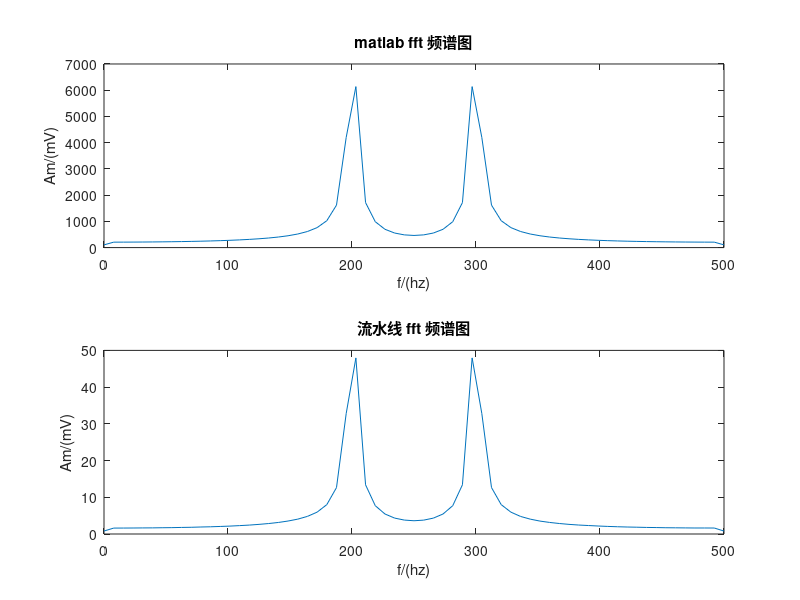

Reproduce this figure in MATLAB.

%% 采样参数
Fs=1e3;
T=1/Fs;        
length = 128;
t=(0:length-1)*T;
%% 生成测试信号
f1 = 200;
f2 = 300;
s1 = cos(2*pi*f1*t);    
s2 = cos(2*pi*f2*t);
signalN = s1 + s2 ;
data_before_fft = fix(8*1024*signalN);  %系数放大2^13倍
%data_before_fft = signalN;
%% 生成输入数据txt，让fpga调用
%fp = fopen('C:\FFT\Common_IPs\FFT_NEW\testbench\matlab\data_before_fft.txt','w');
fp = fopen('data_before_fft_213.txt','w');

for i = 1:length
   if(data_before_fft(i)>=0)
       temp= dec2bin(data_before_fft(i),16);
   else
       temp= dec2bin(data_before_fft(i)+2^16,16);
   end
    for j=1:16
        fprintf(fp,'%s',temp(j));
    end
    fprintf(fp,'0000000000000000'); %虚部补0
    fprintf(fp,'\r\n');
end
fclose(fp);
%% 把测试信号fft
%data_after_fft1 = DIF_FFT_2(data_before_fft, 128);
data_after_fft1 = fft(data_before_fft,128);
data_after_fft = data_after_fft1.';
data_real = fix(real(data_after_fft));
data_imag = fix(imag(data_after_fft));
%% 生成测试结果txt
fp_real = fopen('out_real.txt','w');
for i = 1:length
   if(data_real(i)>=0)
       temp_real= dec2bin((data_real(i)/128),16);
   else
       temp_real= dec2bin((data_real(i)/128)+2^16,16);
   end
    for j=1:16
        fprintf(fp_real,'%s',temp_real(j));
    end
    fprintf(fp_real,'\r\n');
end
fp_imag = fopen('out_imag.txt','w');
for i = 1:length
   if(data_imag(i)>=0)
       temp_imag= dec2bin(data_imag(i)/128,16);
   else
       temp_imag= dec2bin(data_imag(i)/128+2^16, 16);
   end
    for j=1:16
        fprintf(fp_imag,'%s',temp_imag(j));
    end
    fprintf(fp_imag,'\r\n');
end
%% 画理想fft频谱图
n = 0:(length-1);
%N = bitrevorder(n);
N = n;
for i = 1:length
    data_after_fft2(i)=data_after_fft1(N(i)+1);
end
P2 = abs(data_after_fft2/length);
P1 = P2(1:length/2+1);
P1(2:end-1) = 2*P1(2:end-1);
f = Fs*(0:(length/2))/length;
subplot(2,1,1)
plot(f,P1)
xlabel('f/(hz)');
ylabel('Am/(mV)');
title('matlab fft 频谱图');
%% 画流水线fft频谱图
%data_real_1 = load('M_out_real.txt');
%data_imag_1 = load('M_out_imag.txt');


fid = fopen('M_out_real.txt', 'r'); % open the file in read mode
data_real_1 = fscanf(fid, '%s', [1 inf]); % read the binary data as a string
fclose(fid); % close the file
data_real_1 = reshape(data_real_1, 16, [])'; % reshape the data into a 128x16 matrix
data_real_1 = bin2dec(data_real_1); % convert binary to decimal
for i = 1:numel(data_real_1)
    if bitget(data_real_1(i), 16) % check if the most significant bit is 1 (negative number)
        data_real_1(i) = -(65536 - data_real_1(i)); % convert to two's complement
    end
end

fid = fopen('M_out_imag.txt', 'r'); % open the file in read mode
data_imag_1 = fscanf(fid, '%s', [1 inf]); % read the binary data as a string
fclose(fid); % close the file
data_imag_1 = reshape(data_imag_1, 16, [])'; % reshape the data into a 128x16 matrix
data_imag_1 = bin2dec(data_imag_1); % convert binary to decimal
for i = 1:numel(data_imag_1)
    if bitget(data_imag_1(i), 16) % check if the most significant bit is 1 (negative number)
        data_imag_1(i) = -(65536 - data_imag_1(i)); % convert to two's complement
    end
end






data_after_fft3 = complex(data_real_1, data_imag_1);
for i = 1:length
    data_after_fft4(i)=data_after_fft3(N(i)+1);
end
P4 = abs(data_after_fft4/length);
P3 = P4(1:length/2+1);
P3(2:end-1) = 2*P3(2:end-1);
f1 = Fs*(0:(length/2))/length;
subplot(2,1,2) 
plot(f1,P3)
xlabel('f/(hz)');
ylabel('Am/(mV)');
title('流水线 fft 频谱图');
%% 基2 DIF FFT函数
function [Xk]=DIF_FFT_2(xn,N);
M=log2(N);
for m=0:M-1
    Num_of_Group=2^m;
    Interval_of_Group=N/2^m;
    Interval_of_Unit=N/2^(m+1);
    Cycle_Count=N/2^(m+1)-1;
    Wn=exp(-j*2*pi/Interval_of_Group);
    for g=1:Num_of_Group 
        Interval_1=(g-1)*Interval_of_Group;
        Interval_2=(g-1)*Interval_of_Group+Interval_of_Unit;
        for r=0:Cycle_Count;
            k=r+1;
            xn(k+Interval_1)=xn(k+Interval_1)+xn(k+Interval_2);
            xn(k+Interval_2)=[xn(k+Interval_1)-xn(k+Interval_2)-xn(k+Interval_2)]*Wn^r;
        end
    end
end
Xk = xn;
end